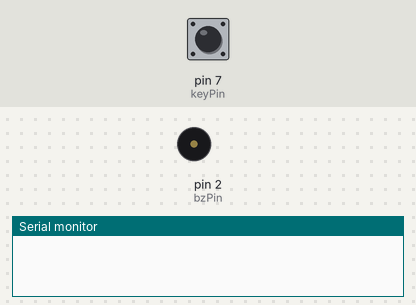
The sketch below on a simulated Arduino Uno, built with avr-gcc and run on an emulated ATmega328P. On the bench: buzzer (waves = sounding), the last lines printed to the serial monitor. Inputs (shaded band) come from the test bench; at power-on: pin 7 (keyPin) HIGH.

Above: at 1.2 s.
1.3 s: pin 7 (keyPin) pulled LOW for 3.2 s
At 3.9 s:
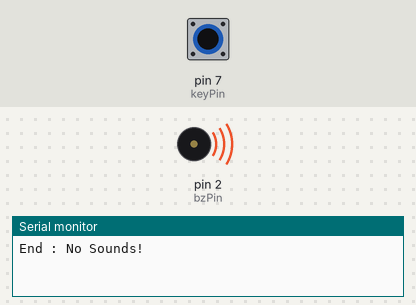
Timing chart, 0 to 6.3 s (numbered marks = the images above; inputs shaded):
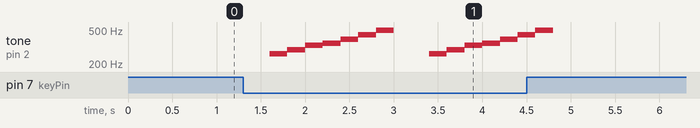

Measured:
- after the input at 1.3 s, tone on pin 2 (bzPin): plays 262 Hz for 0.20 s, 294 Hz for 0.20 s, 330 Hz for 0.20 s, 349 Hz for 0.20 s, 392 Hz for 0.20 s, 440 Hz for 0.20 s … (14 notes in this stretch), starting after 0.30 s

The sketch:

BuzzEx1.ino
```cpp
#define C 262 //도(262Hz)
#define D 294
#define E 330
#define F 349
#define G 392
#define A 440
#define B 494

#define keyPin 7
const int bzPin = 2;
int pos = 0;
int tempo = 200;
unsigned int state = 0;

void setup(){
  pinMode(keyPin,INPUT);
  pinMode(bzPin,OUTPUT);
  Serial.begin(9600);
}

void loop(){
  boolean keyTch = digitalRead(keyPin);
  if(!keyTch)
  {
    pos++;
  }
  delay(200);
  switch(pos)
  {
    case 1:
      if(state != 11)
      {
        tone(bzPin,C,tempo);
        state = 11;
      }
      break;
    case 2:
      if(state != 22)
      {
        tone(bzPin,D,tempo);
        state = 22;
      }
      break;
     case 3:
      if(state != 33)
      {
        tone(bzPin,E,tempo);
        state = 33;
      }
      break;
     case 4:
      if(state != 44)
      {
        tone(bzPin,F,tempo);
        state = 44;
      }
      break;
     case 5:
      if(state != 55)
      {
        tone(bzPin,G,tempo);
        state = 55;
      }
      break;
     case 6:
      if(state != 66)
      {
        tone(bzPin,A,tempo);
        state = 66;
      }
      break;
     case 7:
      if(state != 77)
      {
        tone(bzPin,B,tempo);
        state = 77;
      }
      break;
     case 8:
      Serial.println("End : No Sounds!");
      break;
     default:
      pos = 0;
      break;
  }
}
```
